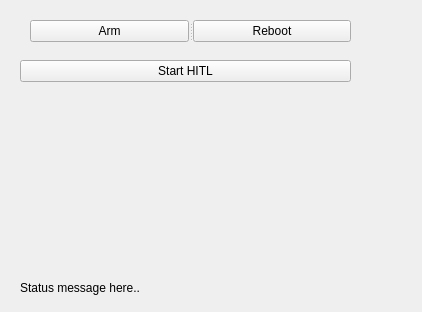
<?xml version="1.0" encoding="UTF-8"?>
<ui version="4.0">
 <class>QGCAutoHilControl</class>
 <widget class="QWidget" name="QGCAutoHilControl">
  <property name="enabled">
   <bool>true</bool>
  </property>
  <property name="geometry">
   <rect>
    <x>0</x>
    <y>0</y>
    <width>422</width>
    <height>312</height>
   </rect>
  </property>
  <property name="sizePolicy">
   <sizepolicy hsizetype="Expanding" vsizetype="Expanding">
    <horstretch>4</horstretch>
    <verstretch>2</verstretch>
   </sizepolicy>
  </property>
  <property name="windowTitle">
   <string>HIL Simulation</string>
  </property>
  <property name="windowOpacity">
   <double>1.000000000000000</double>
  </property>
  <widget class="QPushButton" name="btnConnect">
   <property name="geometry">
    <rect>
     <x>20</x>
     <y>60</y>
     <width>331</width>
     <height>22</height>
    </rect>
   </property>
   <property name="sizePolicy">
    <sizepolicy hsizetype="Fixed" vsizetype="Fixed">
     <horstretch>0</horstretch>
     <verstretch>0</verstretch>
    </sizepolicy>
   </property>
   <property name="text">
    <string>Start HITL</string>
   </property>
  </widget>
  <widget class="QLabel" name="statusLabel">
   <property name="geometry">
    <rect>
     <x>20</x>
     <y>280</y>
     <width>351</width>
     <height>16</height>
    </rect>
   </property>
   <property name="sizePolicy">
    <sizepolicy hsizetype="Fixed" vsizetype="Preferred">
     <horstretch>0</horstretch>
     <verstretch>0</verstretch>
    </sizepolicy>
   </property>
   <property name="text">
    <string>Status message here..</string>
   </property>
  </widget>
  <widget class="QWidget" name="verticalLayoutWidget">
   <property name="geometry">
    <rect>
     <x>10</x>
     <y>90</y>
     <width>391</width>
     <height>181</height>
    </rect>
   </property>
   <property name="sizePolicy">
    <sizepolicy hsizetype="Fixed" vsizetype="Preferred">
     <horstretch>0</horstretch>
     <verstretch>0</verstretch>
    </sizepolicy>
   </property>
   <layout class="QVBoxLayout" name="hitlMissionStatusLayout">
    <property name="spacing">
     <number>0</number>
    </property>
   </layout>
  </widget>
  <widget class="QSplitter" name="splitter">
   <property name="geometry">
    <rect>
     <x>30</x>
     <y>20</y>
     <width>321</width>
     <height>22</height>
    </rect>
   </property>
   <property name="sizePolicy">
    <sizepolicy hsizetype="Fixed" vsizetype="Preferred">
     <horstretch>0</horstretch>
     <verstretch>0</verstretch>
    </sizepolicy>
   </property>
   <property name="orientation">
    <enum>Qt::Horizontal</enum>
   </property>
   <widget class="QPushButton" name="btnArm">
    <property name="sizePolicy">
     <sizepolicy hsizetype="Fixed" vsizetype="Fixed">
      <horstretch>0</horstretch>
      <verstretch>0</verstretch>
     </sizepolicy>
    </property>
    <property name="text">
     <string>Arm</string>
    </property>
   </widget>
   <widget class="QPushButton" name="btnRebootPixhawk">
    <property name="sizePolicy">
     <sizepolicy hsizetype="Fixed" vsizetype="Fixed">
      <horstretch>0</horstretch>
      <verstretch>0</verstretch>
     </sizepolicy>
    </property>
    <property name="text">
     <string>Reboot</string>
    </property>
   </widget>
  </widget>
 </widget>
 <resources/>
 <connections/>
</ui>
